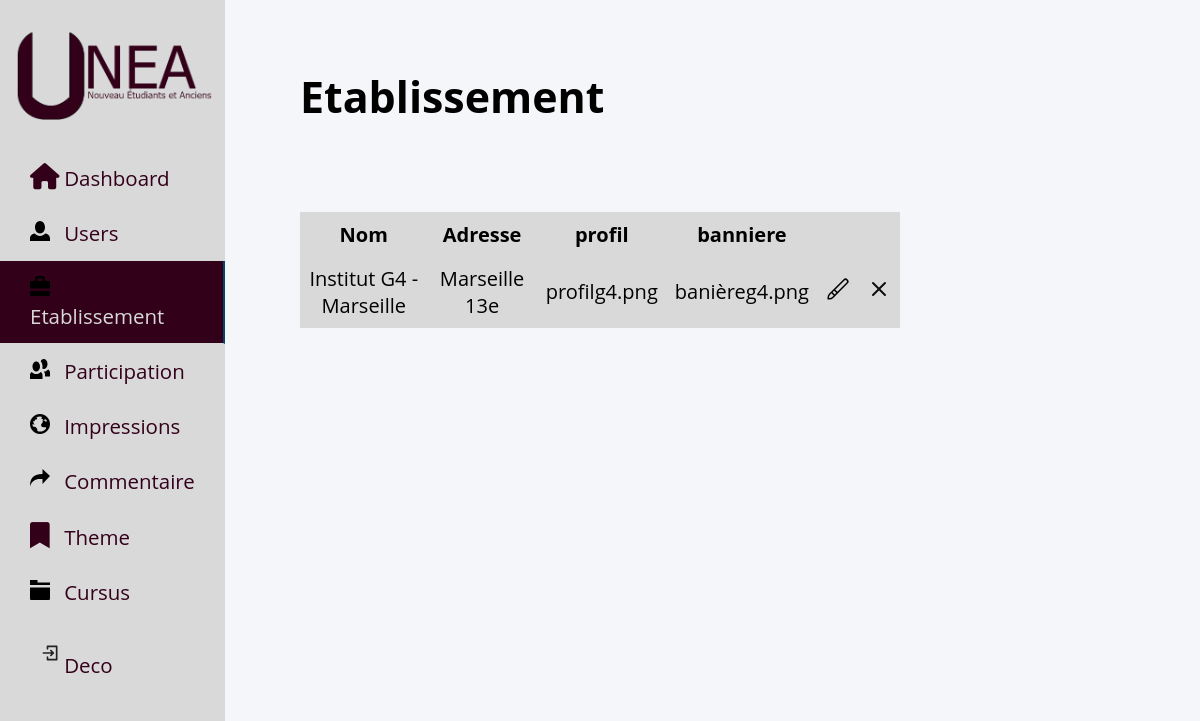
/admin/etablissement_admin.php, run on an earlier commit of the app's database.
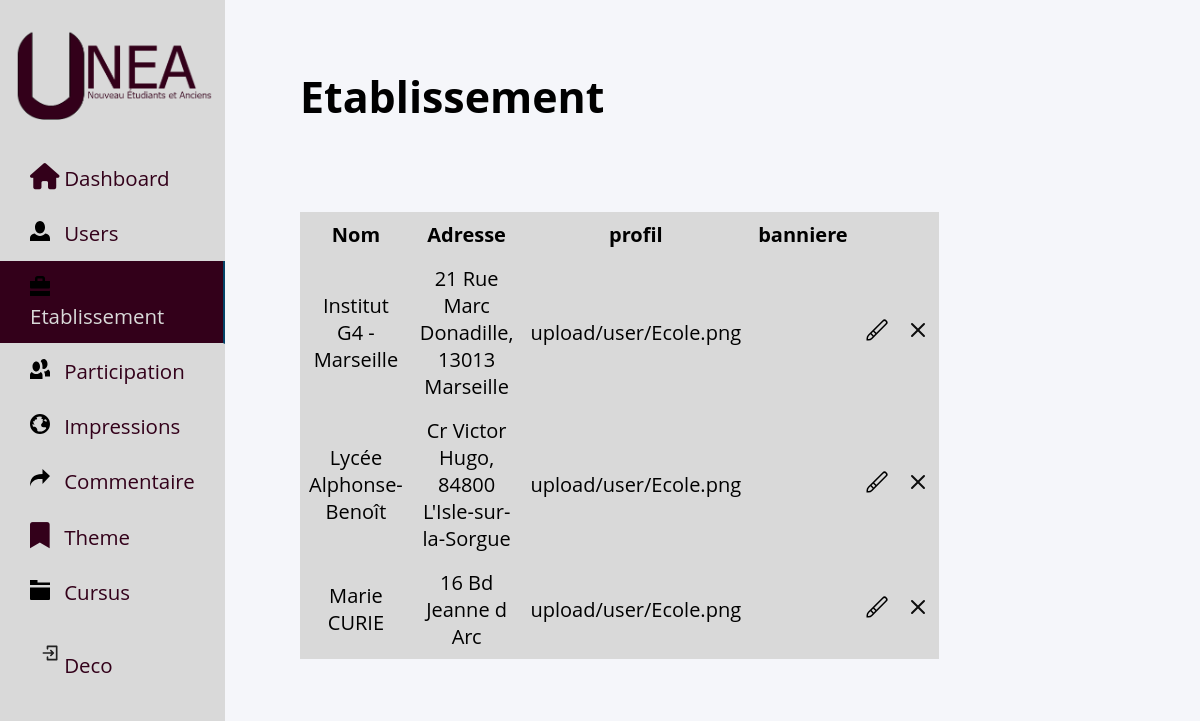
And on a later commit of the database.
### tables this page shows
CREATE TABLE IF NOT EXISTS `etablissement` (
  `id_etab` int NOT NULL AUTO_INCREMENT,
  `nom_etab` varchar(200) DEFAULT NULL,
  `adresse_etab` varchar(250) DEFAULT NULL,
  `profil_etab` varchar(500) DEFAULT NULL,
  `banniere_etab` varchar(500) DEFAULT NULL,
  `id_ville` int NOT NULL,
  PRIMARY KEY (`id_etab`),
  KEY `id_ville` (`id_ville`)
);

### admin/etablissement_admin.php (the view, shortened to what this page needs)
<!DOCTYPE html>
<html lang="en">
<head>
    <link rel="stylesheet" href="../assets/css/admin.css">
    <link rel="stylesheet" href="https://cdnjs.cloudflare.com/ajax/libs/font-awesome/6.0.0/css/all.min.css">
</head>
<body>
<?php include('../include/bdd.php');
      include "../include/nav-admin.php";
      $sql_etab="SELECT * FROM etablissement";
    $req=$bdd->query($sql_etab);
    $req->execute();
    $resultat=$req->fetchAll();
?>
      <div class="container_user">
      <h2>Etablissement</h2>
    <table>
        <tr>
            <th>Nom</th>
            <th>Adresse</th>
            <th>profil</th>
            <th>banniere</th>
            <th></th>
        </tr>
        <?php
        foreach ($resultat as $row) {?>
                        <tr>
                <td> <?=$row["nom_etab"]?> </td>
                <td><?=$row["adresse_etab"] ?> </td>
                <td> <?=$row["profil_etab"]?> </td>
                <td><?= $row["banniere_etab"] ?></td>
                <td><button id="menu" form="form" ><img src="../icone/paint-brush-alt.svg"></button><button type="submit" id="submit" form="form1" style="display: none;"><img src="../icone/check.svg"></button></td>
                <td><button id="" ><img src="../icone/close.svg"></button></td>
              </tr>
            <?php }
                ?>
                </table>
 </div>

What changed in the data, as far as the page shows it:
changed etablissement "Institut G4 - Marseille": adresse_etab "Marseille 13e" → "21 Rue Marc Donadille, 13013 Marseille"; profil_etab "profilg4.png" → "upload/user/Ecole.png"; banniere_etab "banièreg4.png" → (not shown)
added etablissement: nom_etab "Lycée Alphonse-Benoît", adresse_etab "Cr Victor Hugo, 84800 L'Isle-sur-la-Sorgue", profil_etab "upload/user/Ecole.png"
added etablissement: nom_etab "Marie CURIE", adresse_etab "16 Bd Jeanne d Arc", profil_etab "upload/user/Ecole.png"
